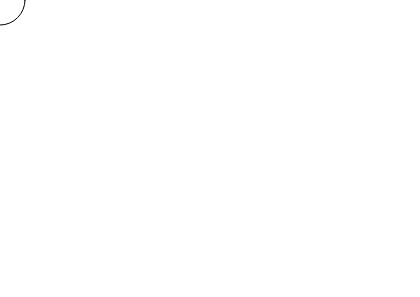
Frame 1 (no input)
Frame 60 (no input): identical to frame 1, image omitted
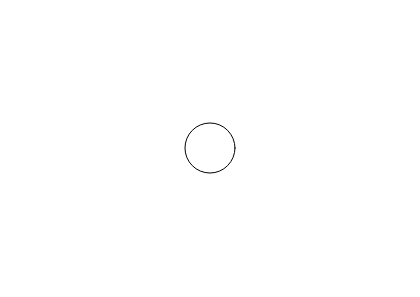
Frame 120 (the mouse pressed at the canvas centre since frame 60)

The p5.js sketch that drew these frames (run headless with seeded random() and noise() and a simulated clock; from frame 60 on, the mouse is pressed at the canvas centre):

// p5.js sketch
// ── sketch.js
function setup() {
  createCanvas(420, 297);
  background('white');
}
function draw() {
  background('white');
  circle(mouseX, mouseY, 50);
}
